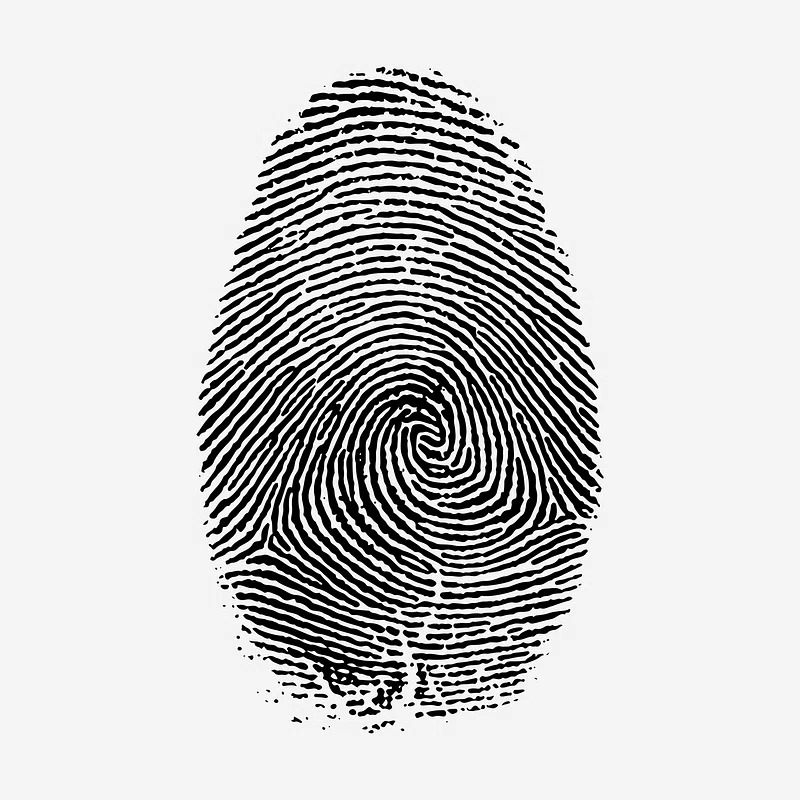
%> input picture im3.jpg, 800 x 800 px
$ octave fingerprint.m   (GNU Octave 9; MATLAB toolbox functions it lacks are replaced by stand-ins)
%> lines starting %> are read from the running program, lines starting %| are printed output that depends on the picture

image_dir = 'C:\Users\tusha\OneDrive\Desktop\im3.jpg';
A = imread(image_dir);
%> A is the input picture: size 800x800x3 uint8; min 0, max 255, mean 204.8

se = strel("square", 4);

figure('Position', [100 100 1000 500]);

subplot(2, 3, 1);
imshow(A);
title('Original Fingerprint Image');

dilated_img = imdilate(A, se);
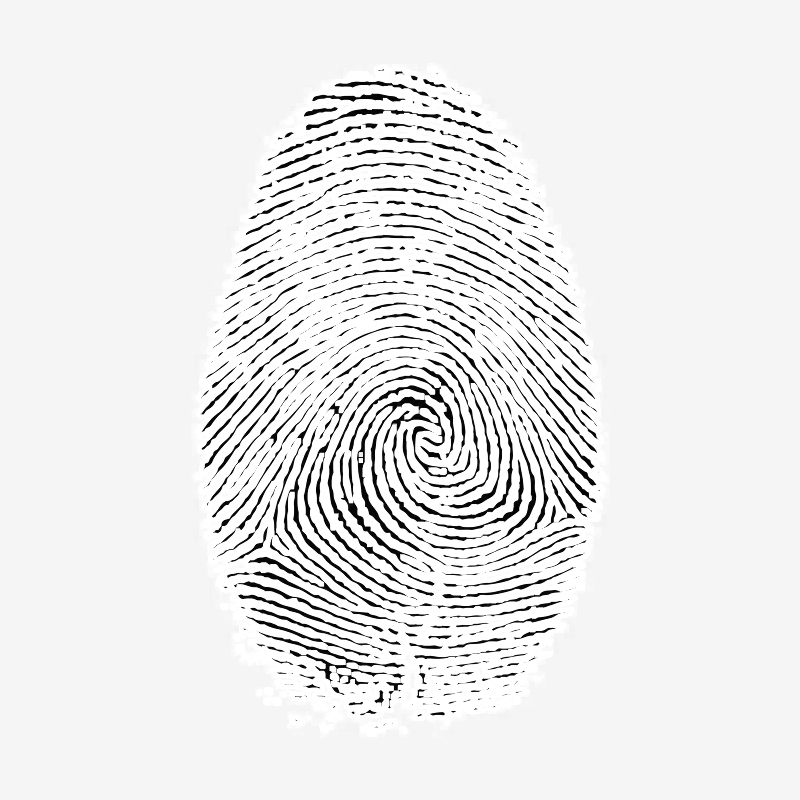
%> dilated_img: size 800x800x3 uint8; min 0, max 255, mean 235
subplot(2, 3, 2);
imshow(dilated_img);
title('Dilated Fingerprint Image');
imwrite(dilated_img, 'dilated_fingerprint.png');

eroded_img = imerode(A, se);
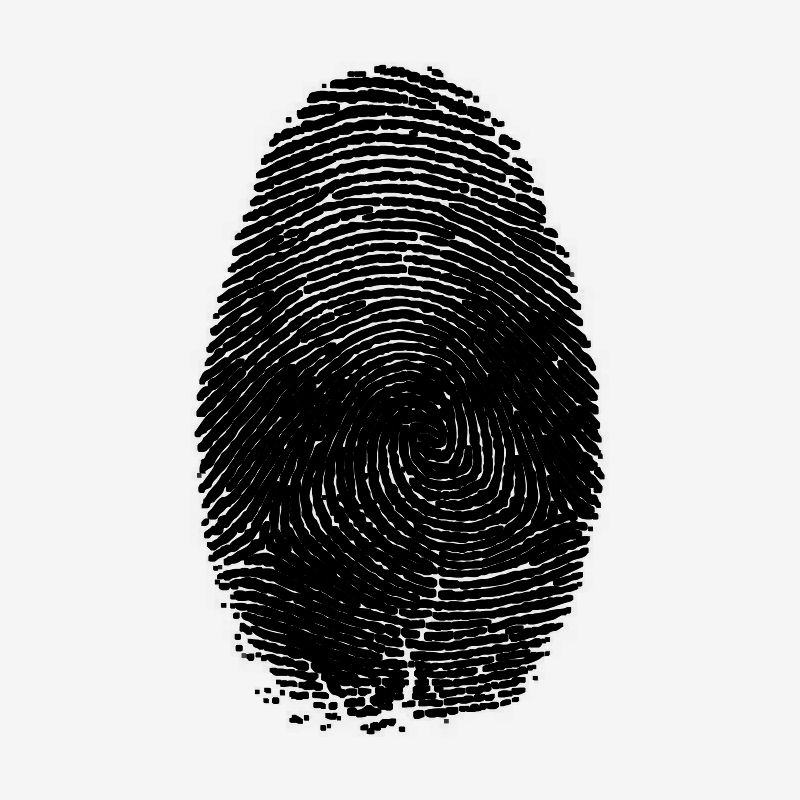
%> eroded_img: size 800x800x3 uint8; min 0, max 245, mean 175.4
subplot(2, 3, 3);
imshow(eroded_img);
title('Eroded Fingerprint Image');
imwrite(eroded_img, 'eroded_fingerprint.png');

opened_img = imopen(A, se);
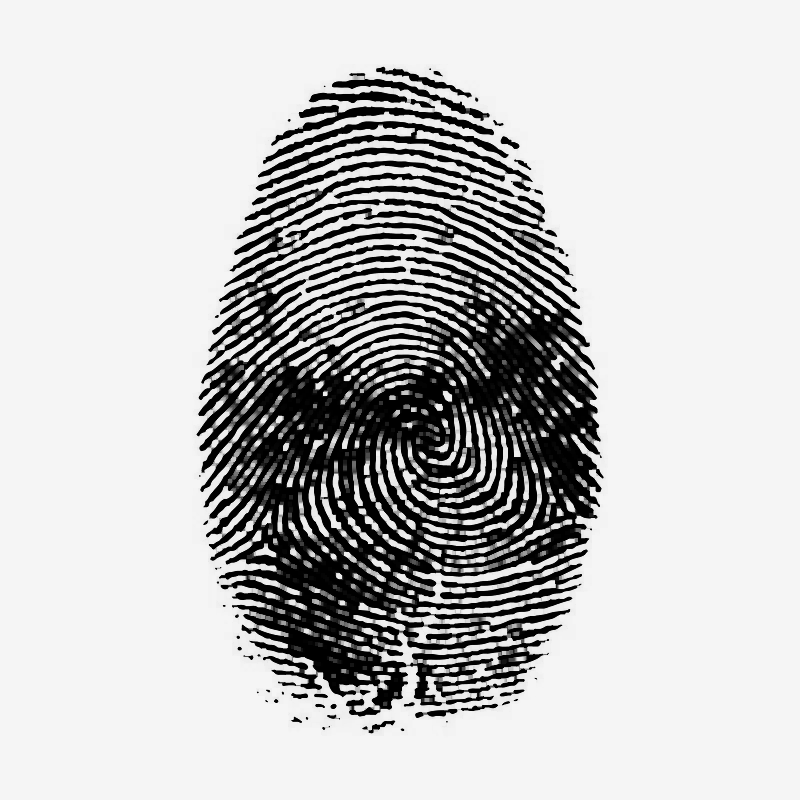
%> opened_img: size 800x800x3 uint8; min 0, max 245, mean 196.6
subplot(2, 3, 4);
imshow(opened_img);
title('Opened Fingerprint Image');
imwrite(opened_img, 'opened_fingerprint.png');

closing_img = imclose(A, se);
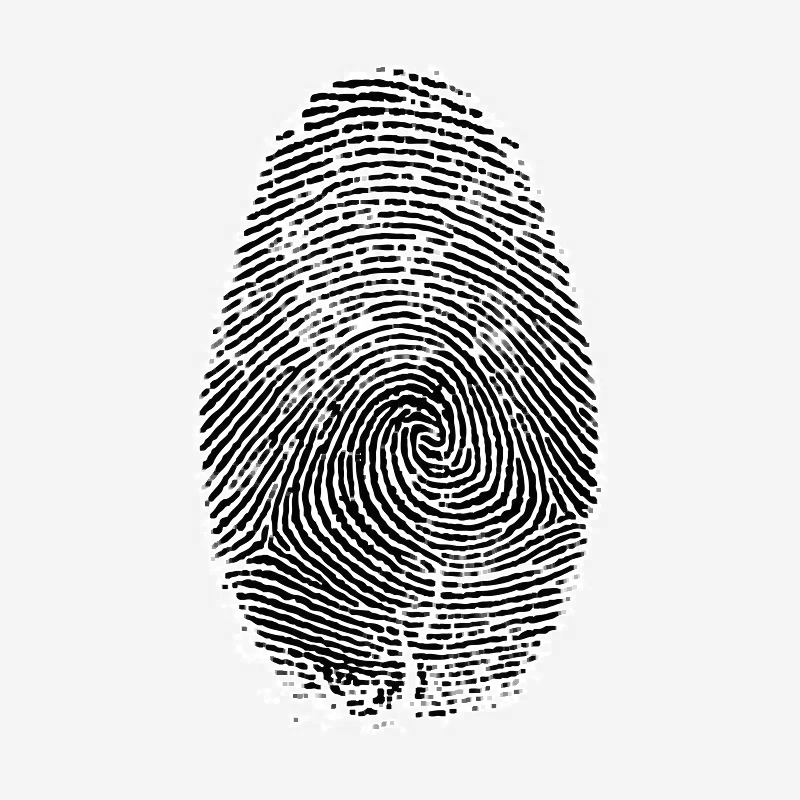
%> closing_img: size 800x800x3 uint8; min 0, max 255, mean 209.6
subplot(2, 3, 5);
imshow(closing_img);
title('Closed Fingerprint Image');
imwrite(closing_img, 'closed_fingerprint.png');

boundary_img = imdilate(A, se) - imerode(A, se);
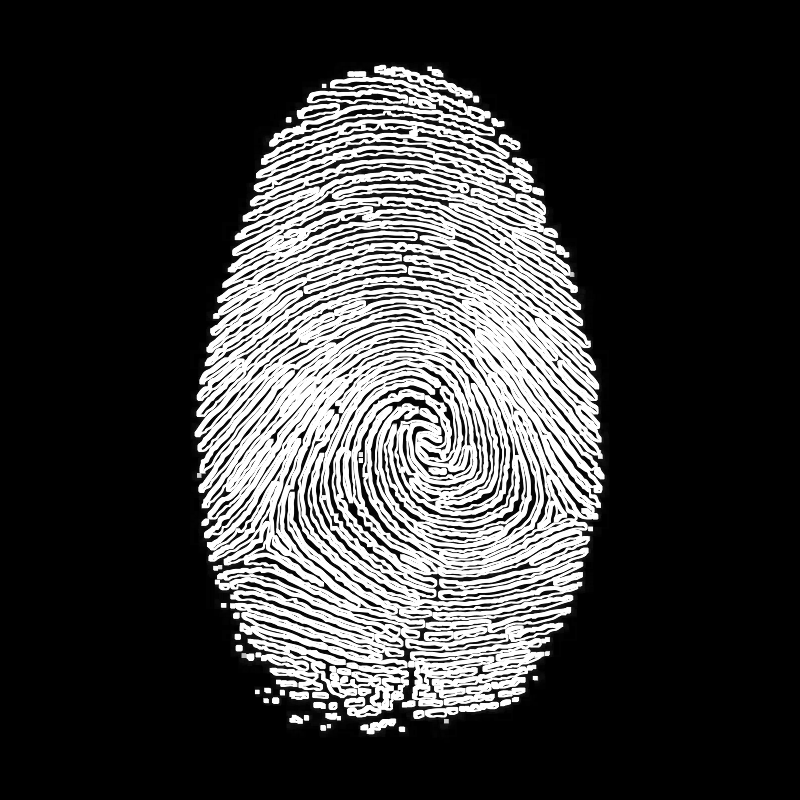
%> boundary_img: size 800x800x3 uint8; min 0, max 255, mean 59.7
subplot(2, 3, 6);
imshow(boundary_img);
title('Boundary of Fingerprint Image');
imwrite(boundary_img, 'boundary_fingerprint.png');
